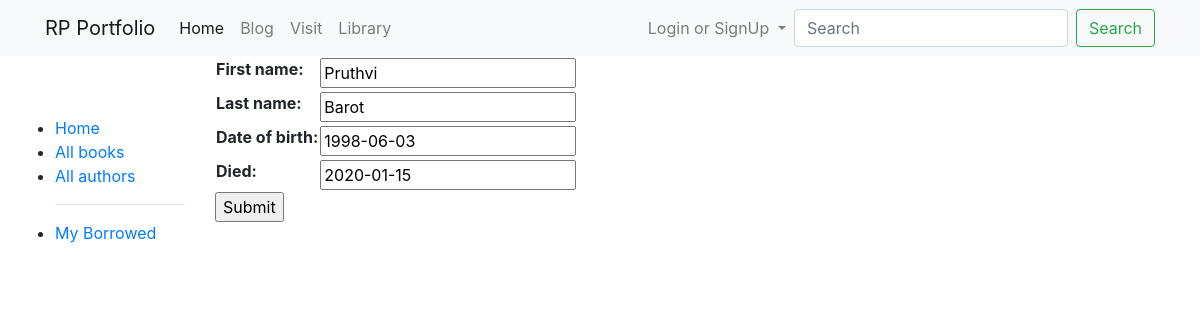
Screenshot of /library/author/1/update/ with the database file from the repository.
### library/models.py (models this page shows, shortened)
class Author(models.Model):
    first_name = models.CharField(max_length=100)
    last_name = models.CharField(max_length=100)
    date_of_birth = models.DateField(null=True, blank=True)
    date_of_death = models.DateField('Died', null=True, blank=True)
    class Meta:
        ordering = ['last_name']

### library/views.py (the view)
# urls.py: path('author/<int:pk>/update/', views.AuthorUpdate.as_view(), name='author_update'),
class AuthorUpdate(UpdateView):
    model = Author
    fields = ['first_name', 'last_name', 'date_of_birth', 'date_of_death']

### library/templates/library/author_form.html (shortened to what this page needs)
{% extends "base_generic.html" %}
{% block content %}
  <form action="" method="post">
    <table>
    {{ form.as_table }}
    </table>
    <input type="submit" value="Submit">
  </form>
{% endblock %}

### rows the page displays
Author: first_name "Pruthvi", last_name "Barot", date_of_birth "1998-06-03", date_of_death "2020-01-15"
